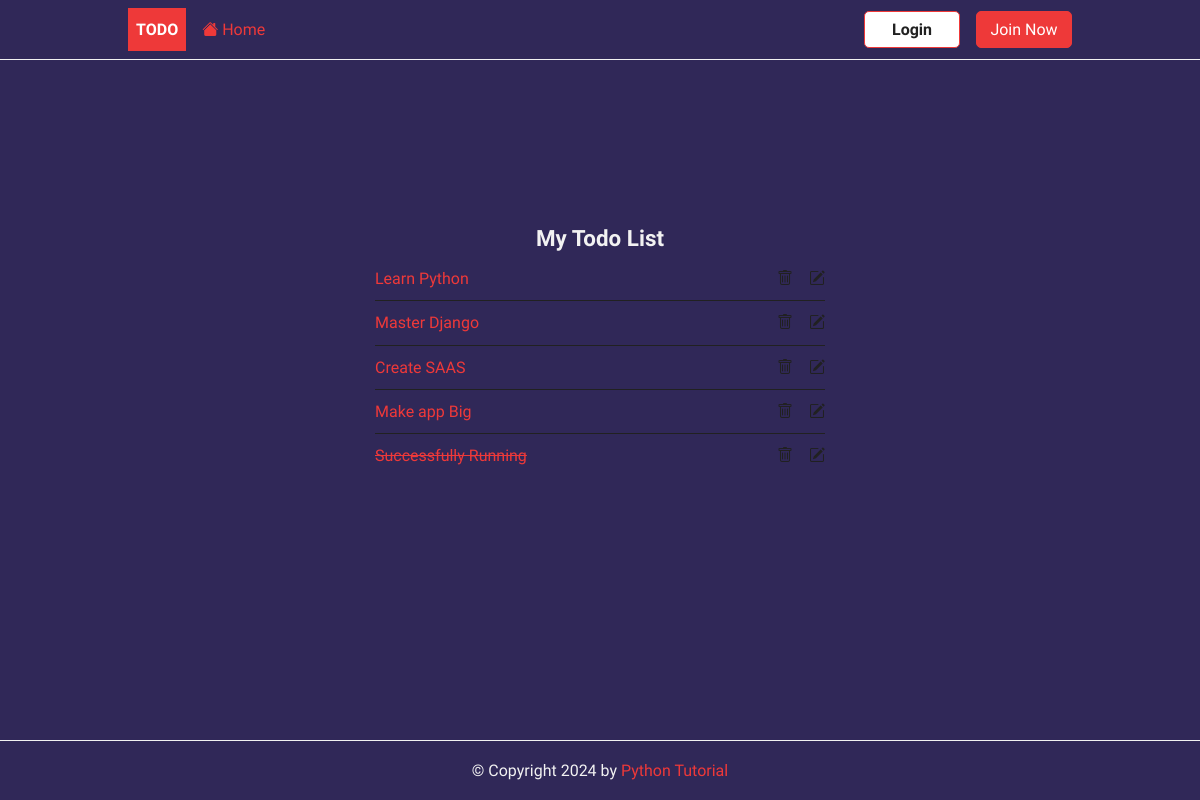
Page /tasks/ on the earlier database version.
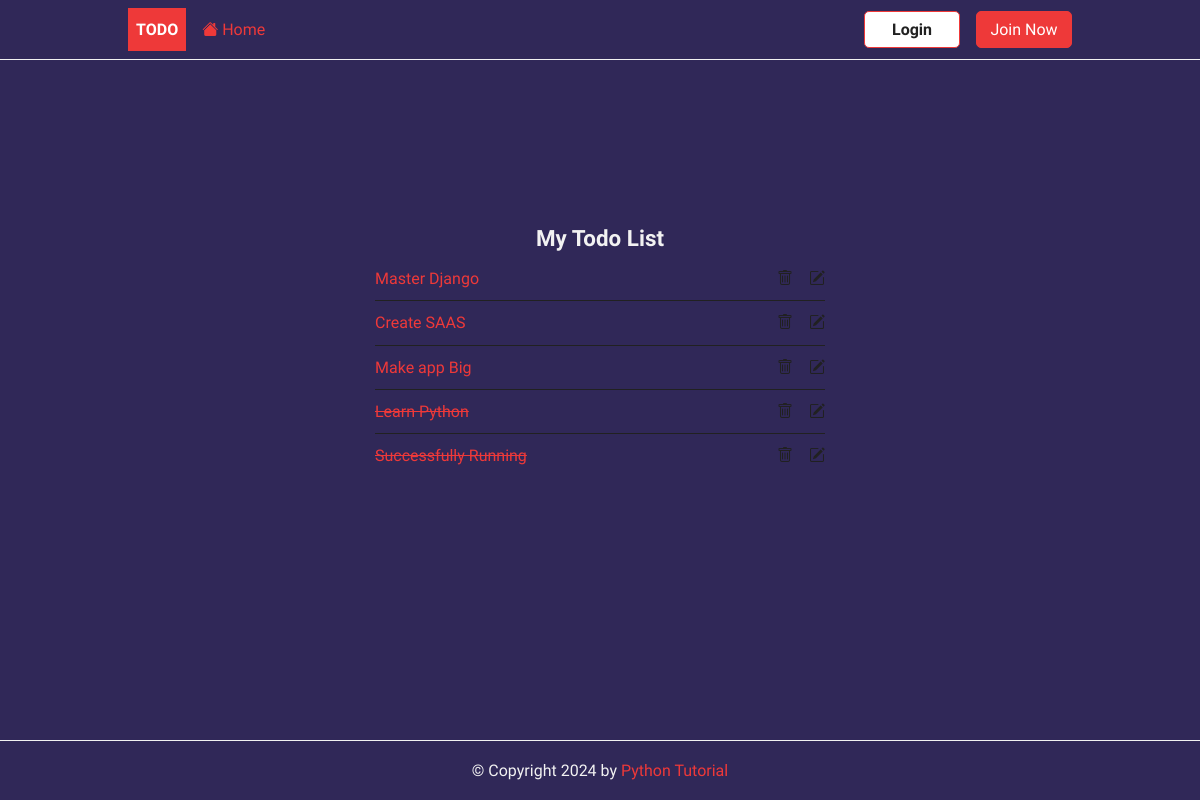
Same page on the later database version.
### todo/models.py (models this page shows, shortened)
class Task(models.Model):
    title = models.CharField(max_length=255)
    description = models.TextField(null=True, blank=True)
    completed = models.BooleanField(default=False)
    created_at = models.DateTimeField(auto_now_add=True)
    user = models.ForeignKey(User,on_delete=models.CASCADE,null=True)
    class Meta:
        ordering = ['completed']

### todo/views.py (the view)
# urls.py: path('tasks/',TaskList.as_view(),name='tasks'),
class TaskList(ListView):
    model = Task
    context_object_name = 'tasks'

### todo/templates/todo/task_list.html
{% extends "base.html" %}
{% block content %}
<div class="center" >
<h2>My Todo List</h2>
{% if tasks %}
    <ul class="tasks">
        {% for task in tasks  %}
            <li>
                <a href=" {% url 'task' task.id %} " class=" {% if task.completed %}
                completed {% endif %} ">{{task.title}}</a>
                <div class="task-controls">
                    <a href="{% url 'task-delete' task.id %}"> <i class="bi bi-trash" ></i> </a>
                    <a href="{% url 'task-update' task.id %}"> <i class="bi bi-pencil-square" ></i> </a>
                </div>
            </li>
        {% endfor %}
        {% else %}
        <p> you have no pendings Tasks
            <a href="{% url 'task-create' %}">
                Create Task
            </a>
        </p>
    {% endif %}
</ul>
</div>
{% endblock content %}

### templates/base.html (shortened to what this page needs)
{% load static  %}
<!DOCTYPE html>
<html lang="en">
<head>
    <link rel="stylesheet" href="{% static "css/style.css" %} ">
</head>
<body>
    <header class="header ">
        <div class="container">
            <a href="{% url 'home' %}" class="logo">Todo</a>
            <nav class="nav">
                <a href="{% url 'home' %}"><i class="bi bi-house-fill"></i> Home</a>
                {% if request.user.is_authenticated %}
                    <a href=" {%url 'tasks' %}"><i class="bi bi-list-task"></i> My Tasks</a>
                    <a href="{% url 'task-create' %}"><i class="bi bi-plus-circle"></i> Create Task</a>
                    <a href="#">Hi {{request.user | title }}</a>
                    <a href="{% url 'logout' %}" class="btn btn-outline">Logout</a>
                    {% else %}
                    <a href="{% url 'login' %}" class="btn btn-outline">Login</a>
                    <a href="{% url 'register' %}" class="btn btn-primary">Join Now</a>
                {% endif %}
            </nav>
        </div>
    </header>
    <main>
        <div class="container">
    {% block content %}
    {% endblock content %}
        </div>
    </main>
    <footer class="footer">
        <div class="container">
           <p>&copy; Copyright {% now "Y" %} by <a href="https://www.pythontutorial.net">Python Tutorial</a></p>
        </div>
    </footer>
</body>
</html>

### static/css/style.css (style rules this page uses)
:root { --color-primary: #ee3939; --color-secondary: #86b7fe; --color-light: #f2f2f2; --color-gray: #ced4da; --color-dark: #212121; --color-white: #ffffff; --color-error: #e2442f; --color-warning: #ffc900; --color-info: #02a2b9; --color-success: #1ba345; --color-input: #00d1b2; --border-radius: 5px; }
* { margin: 0; padding: 0; box-sizing: border-box; text-rendering: optimizeLegibility; }
html, body { height: 100%; }
body { font-family: 'Dosis', sans-serif; background-color: #302858; color: #f2f2f2; font-size: 1rem; line-height: 1.7; display: flex; flex-direction: column; }
h2 { font-size: 1.4rem; }
a { color: var(--color-primary); text-decoration: none; }
.container { max-width: 960px; margin: 0 auto; padding: 0.5rem; }
.header { border-bottom: solid 1px var(--color-light); }
.header .container { display: flex; align-items: center; gap:1rem; }
.nav { display:flex; gap:1rem; align-items: center; justify-content: center; flex-basis: 100%; }
.nav a:nth-last-child(2) { margin-left: auto; font-weight: bold; }
.logo { padding: 0.5rem; background-color: var(--color-primary); text-decoration: none; color: var(--color-white); font-weight: bold; text-transform: uppercase; }
.tasks { list-style: none; width: 100%; max-width: 450px; }
.tasks li { display: flex; justify-content: space-between; align-items: center; width: 100%; border-bottom: solid 1px var(--color-dark); padding: 0.5rem 0; }
.tasks li:last-of-type { border-bottom: none; }
.task-controls { display: flex; justify-content: space-between; gap: 1rem; }
.task-controls a { color: var(--color-dark); }
.completed { text-decoration: line-through; }
.footer p { text-align: center; }
.footer { margin-top: auto; padding: 0.5rem 0; border-top: solid 1px var(--color-light); }
.btn { padding: 0.25rem 0.75rem; border-radius: var(--border-radius); background-color: var(--color-white); border: solid 1px var(--color-white); color: var(--color-dark); cursor: pointer; text-decoration: none; font-size: 1rem; min-width: 6rem; text-align: center; }
.btn-outline { border: solid 1px var(--color-primary); }
.btn-primary { border: solid 1px var(--color-primary); background-color: var(--color-primary); color: var(--color-white); }
.center { display: flex; flex-direction: column; align-items: center; justify-content: center; min-height: 70vh; }

Differences in the rows shown:
changed Task "Learn Python": completed False → True (drawn); moves down the list
